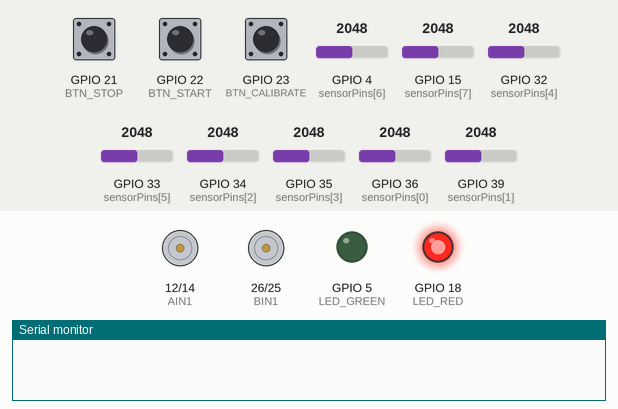
The sketch below on a simulated ESP32. Parts: motor-driver pin pairs drawn as motors (green arrow = first pin HIGH = forward, orange = second pin HIGH = backward, longer = more drive, scaled by the enable pin), output pins drawn as LEDs (lit = HIGH), the last lines printed to the serial monitor. The test bench sets the inputs (shaded band); at power-on: GPIO 23 (BTN_CALIBRATE) HIGH, GPIO 22 (BTN_START) HIGH, GPIO 4 (sensorPins[6]) = 2048, GPIO 36 (sensorPins[0]) = 2048, GPIO 33 (sensorPins[5]) = 2048, GPIO 15 (sensorPins[7]) = 2048, GPIO 21 (BTN_STOP) HIGH, GPIO 32 (sensorPins[4]) = 2048, GPIO 34 (sensorPins[2]) = 2048, GPIO 35 (sensorPins[3]) = 2048, GPIO 39 (sensorPins[1]) = 2048.

Above: at 1.2 s.
1.3 s: GPIO 23 (BTN_CALIBRATE) pulled LOW for 0.15 s
At 2.8 s:
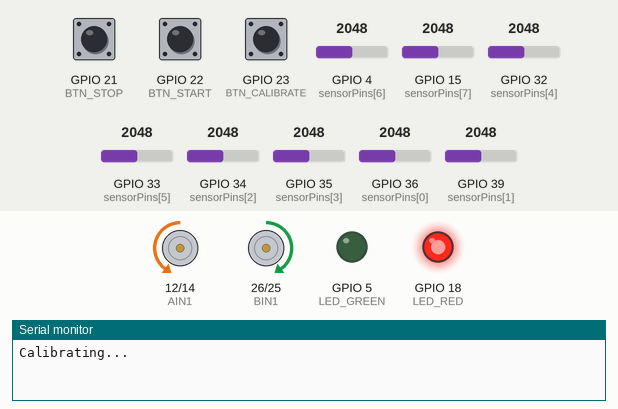
4.4 s: GPIO 22 (BTN_START) pulled LOW for 0.15 s
At 5.3 s:
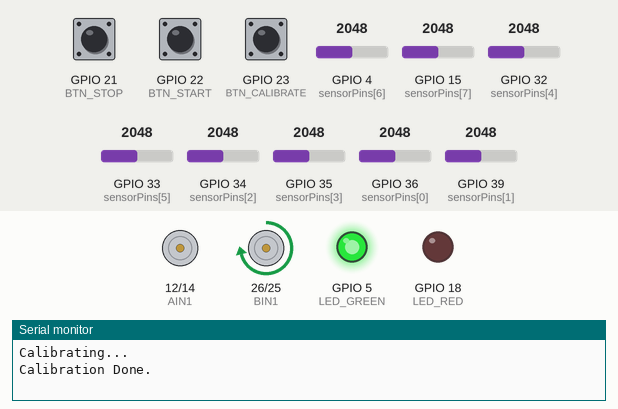
6.1 s: GPIO 4 (sensorPins[6]) set to 2078
At 8.2 s:
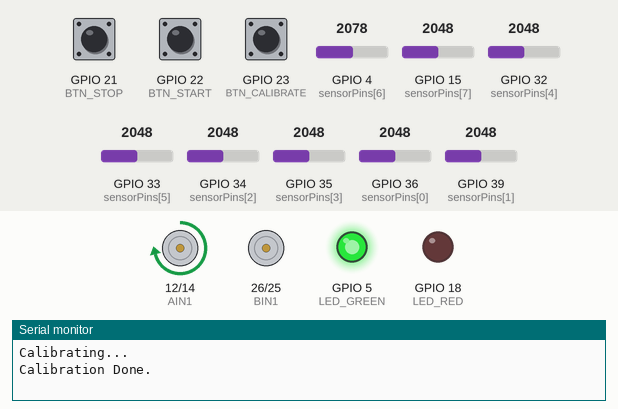
8.5 s: GPIO 36 (sensorPins[0]) set to 2122
At 8.95 s:
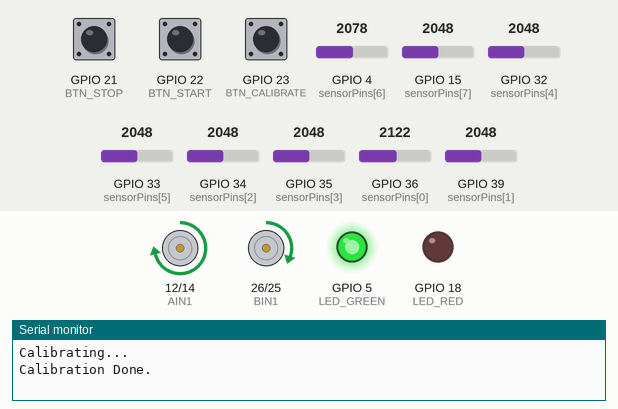
11.5 s: GPIO 23 (BTN_CALIBRATE) pulled LOW for 1 s
At 12.1 s:
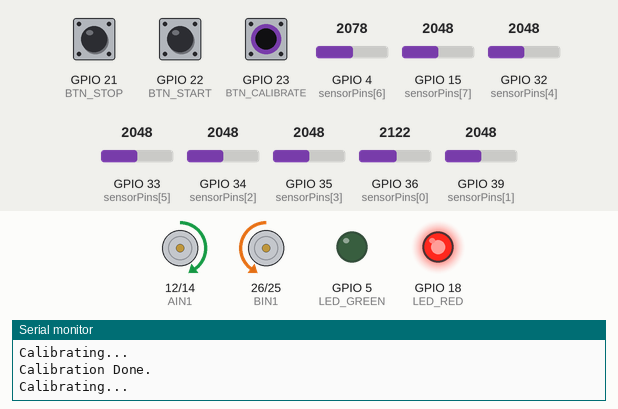
15.5 s: GPIO 33 (sensorPins[5]) set to 2078
At 20.13 s:
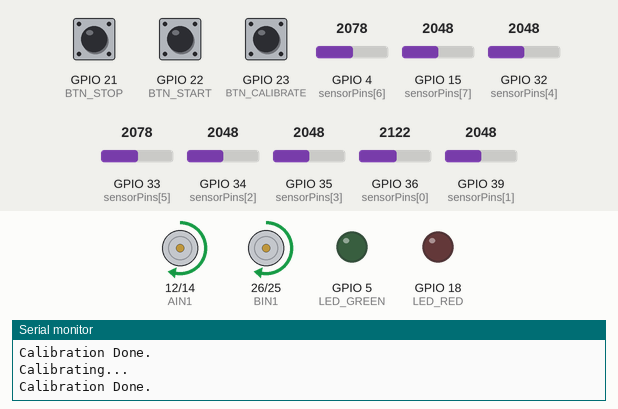
Timing chart, 0 to 23.5 s (numbered marks = the images above; inputs shaded):
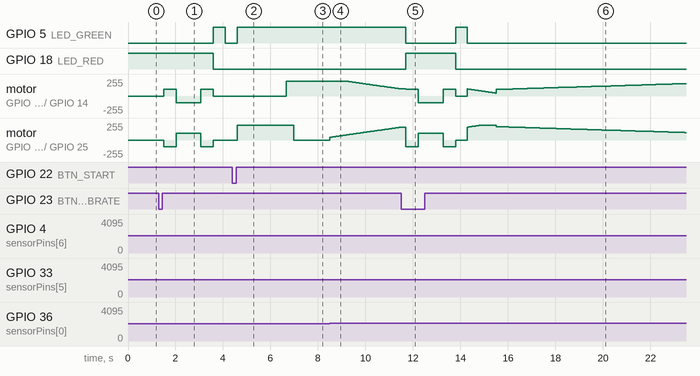

The sketch:

test_code1.ino
```cpp
/*
 * ESP32 PID Line Follower Robot Code
 * Driver: TB6612FNG
 * Sensors: 8-Channel Analog Array (QTR-8A style)
 * * Pinout:
 * - Motors: AIN1(12), AIN2(14), PWMA(13), BIN1(26), BIN2(25), PWMB(27)
 * - Sensors: 36, 39, 34, 35, 32, 33, 4, 15
 * - Buttons: 23, 22, 21, 19
 */

#include <Arduino.h>

// --- PIN DEFINITIONS ---
// Motor Driver (TB6612FNG)
#define PWMA 13  // Left Motor Speed
#define AIN1 12  // Left Motor Dir 1
#define AIN2 14  // Left Motor Dir 2
#define PWMB 27  // Right Motor Speed
#define BIN1 26  // Right Motor Dir 1
#define BIN2 25  // Right Motor Dir 2

// Sensors (8 Channels)
// Note: We use specific ADC1 and ADC2 pins based on your diagram
const int sensorPins[8] = {36, 39, 34, 35, 32, 33, 4, 15};
int sensorValues[8];
int sensorMin[8];
int sensorMax[8];

// Buttons (Active Low)
#define BTN_CALIBRATE 23
#define BTN_START     22
#define BTN_STOP      21
#define BTN_TEST      19

// LEDs
#define LED_RED   18
#define LED_GREEN 5

// --- PID CONSTANTS (YOU MUST TUNE THESE!) ---
float Kp = 0.08;   // Proportional (Start with 0.05 - 0.1)
float Ki = 0.0001; // Integral (Keep very small)
float Kd = 1.0;    // Derivative (Start with 1.0 - 5.0)

// PID Variables
int P, I, D;
int lastError = 0;
int error = 0;

// Motor Speed Settings (0 - 255)
const int baseSpeed = 150; // Base speed for going straight
const int maxSpeed = 220;  // Maximum speed limit
const int turnSpeed = 100; // Speed for calibration turning

// PWM Properties for ESP32
const int freq = 5000;
const int resolution = 8;
const int pwmChannelA = 0;
const int pwmChannelB = 1;

// State Machine
bool isRunning = false;

void setup() {
  Serial.begin(115200);

  // Setup Motor Pins
  pinMode(AIN1, OUTPUT);
  pinMode(AIN2, OUTPUT);
  pinMode(BIN1, OUTPUT);
  pinMode(BIN2, OUTPUT);

  // Setup PWM for ESP32
  ledcSetup(pwmChannelA, freq, resolution);
  ledcSetup(pwmChannelB, freq, resolution);
  ledcAttachPin(PWMA, pwmChannelA);
  ledcAttachPin(PWMB, pwmChannelB);

  // Setup Buttons
  pinMode(BTN_CALIBRATE, INPUT_PULLUP);
  pinMode(BTN_START, INPUT_PULLUP);
  pinMode(BTN_STOP, INPUT_PULLUP);
  pinMode(BTN_TEST, INPUT_PULLUP);

  // Setup LEDs
  pinMode(LED_RED, OUTPUT);
  pinMode(LED_GREEN, OUTPUT);

  // Initialize Sensor Calibration Arrays
  for (int i = 0; i < 8; i++) {
    sensorMin[i] = 4095; // Max possible value
    sensorMax[i] = 0;    // Min possible value
    pinMode(sensorPins[i], INPUT);
  }

  digitalWrite(LED_RED, HIGH); // Power ON indicator
}

void loop() {
  // --- BUTTON HANDLERS ---

  if (digitalRead(BTN_CALIBRATE) == LOW) {
    delay(200); // Debounce
    calibrateSensors();
  }

  if (digitalRead(BTN_START) == LOW) {
    delay(200);
    isRunning = true;
    digitalWrite(LED_GREEN, HIGH);
  }

  if (digitalRead(BTN_STOP) == LOW) {
    delay(200);
    stopMotors();
    isRunning = false;
    digitalWrite(LED_GREEN, LOW);
  }

  // --- MAIN RUN LOOP ---
  if (isRunning) {
    runPID();
  }
}

// --- CALIBRATION ROUTINE ---
void calibrateSensors() {
  digitalWrite(LED_GREEN, LOW);
  digitalWrite(LED_RED, HIGH);
  Serial.println("Calibrating...");

  // Rotate robot back and forth to scan the line
  for (int i = 0; i < 100; i++) {
    if (i < 25 || i >= 75) setMotorSpeed(turnSpeed, -turnSpeed); // Turn Right
    else setMotorSpeed(-turnSpeed, turnSpeed); // Turn Left

    // Record Min/Max
    for (int j = 0; j < 8; j++) {
      int val = analogRead(sensorPins[j]);
      if (val < sensorMin[j]) sensorMin[j] = val;
      if (val > sensorMax[j]) sensorMax[j] = val;
    }
    delay(20);
  }

  stopMotors();
  digitalWrite(LED_RED, LOW);
  digitalWrite(LED_GREEN, HIGH);
  delay(500);
  digitalWrite(LED_GREEN, LOW);
  Serial.println("Calibration Done.");
}

// --- SENSOR READING & POSITION CALCULATION ---
int readLinePosition() {
  long weightedSum = 0;
  long sum = 0;
  bool onLine = false;

  for (int i = 0; i < 8; i++) {
    // Read raw value
    int val = analogRead(sensorPins[i]);

    // Map to 0-1000 based on calibration
    // (Value - Min) * 1000 / (Max - Min)
    int denominator = sensorMax[i] - sensorMin[i];
    if (denominator == 0) denominator = 1; // Avoid divide by zero

    int calibratedVal = constrain(((long)(val - sensorMin[i]) * 1000 / denominator), 0, 1000);

    // Invert if line is black on white (Assuming high value = black line)
    // If your sensors read LOW for black, remove this line or change logic.
    // Usually IR sensors read HIGH (4095) on Black and LOW on White.

    if (calibratedVal > 200) onLine = true; // Threshold check

    weightedSum += (long)calibratedVal * (i * 1000);
    sum += calibratedVal;
  }

  if (sum == 0) return lastError > 0 ? 7000 : 0; // If lost line, use last known side

  int position = weightedSum / sum;

  // Position ranges from 0 (Left sensor) to 7000 (Right sensor)
  // Center is 3500
  return position;
}

// --- PID CONTROL LOOP ---
void runPID() {
  int position = readLinePosition();

  // Calculate Error (Setpoint is 3500, the center of 8 sensors)
  error = position - 3500;

  // PID Calculations
  P = error;
  I = I + error;
  D = error - lastError;
  lastError = error;

  // Calculate Correction
  int correction = (Kp * P) + (Ki * I) + (Kd * D);

  // Apply to motors
  int leftSpeed = baseSpeed + correction;
  int rightSpeed = baseSpeed - correction;

  // Constrain speeds
  leftSpeed = constrain(leftSpeed, 0, maxSpeed);
  rightSpeed = constrain(rightSpeed, 0, maxSpeed);

  setMotorSpeed(leftSpeed, rightSpeed);
}

// --- MOTOR CONTROL HELPER ---
void setMotorSpeed(int speedL, int speedR) {
  // Left Motor Logic
  if (speedL >= 0) {
    digitalWrite(AIN1, HIGH);
    digitalWrite(AIN2, LOW);
  } else {
    digitalWrite(AIN1, LOW);
    digitalWrite(AIN2, HIGH);
    speedL = -speedL;
  }

  // Right Motor Logic
  if (speedR >= 0) {
    digitalWrite(BIN1, HIGH);
    digitalWrite(BIN2, LOW);
  } else {
    digitalWrite(BIN1, LOW);
    digitalWrite(BIN2, HIGH);
    speedR = -speedR;
  }

  // Send PWM
  ledcWrite(pwmChannelA, speedL);
  ledcWrite(pwmChannelB, speedR);
}

void stopMotors() {
  ledcWrite(pwmChannelA, 0);
  ledcWrite(pwmChannelB, 0);
  digitalWrite(AIN1, LOW);
  digitalWrite(AIN2, LOW);
  digitalWrite(BIN1, LOW);
  digitalWrite(BIN2, LOW);
}
```

Measured:
- the behaviour switches between 2048 and 2049 on GPIO 4 (sensorPins[6]) (found by bisection; images 2 and 3)
- the behaviour switches between 2048 and 2049 on GPIO 36 (sensorPins[0]) (found by bisection; images 3 and 4)
- the behaviour switches between 2048 and 2049 on GPIO 33 (sensorPins[5]) (found by bisection; images 5 and 6)
- after the input at 1.3 s, GPIO 5 (LED_GREEN): LOW → HIGH after 2.3 s, → LOW 0.50 s later; GPIO 18 (LED_RED): HIGH → LOW after 2.3 s
- after the input at 4.4 s, GPIO 5 (LED_GREEN): LOW → HIGH after 0.20 s; motor on GPIO 26 (BIN1) / GPIO 25 (BIN2): stopped → forward 219/255 after 0.20 s
- after the input at 6.1 s, motor on GPIO 12 (AIN1) / GPIO 14 (AIN2): stopped → forward 219/255 after 0.56 s; motor on GPIO 26 (BIN1) / GPIO 25 (BIN2): forward 219/255 → stopped after 0.87 s
- after the input at 8.5 s, motor on GPIO 12 (AIN1) / GPIO 14 (AIN2): moves from forward 219/255 to forward 106/255 over 2.2 s, starting after 0.79 s; motor on GPIO 26 (BIN1) / GPIO 25 (BIN2): moves from stopped to forward 193/255 over 3.0 s, starting at once
- after the input at 11.5 s, GPIO 5 (LED_GREEN): HIGH → LOW after 0.20 s, → HIGH 2.1 s later, → LOW 0.50 s later; GPIO 18 (LED_RED): LOW → HIGH after 0.20 s, → LOW 2.1 s later
- after the input at 15.5 s, motor on GPIO 26 (BIN1) / GPIO 25 (BIN2): moves from forward 219/255 to forward 112/255 over 8.0 s, starting at once
